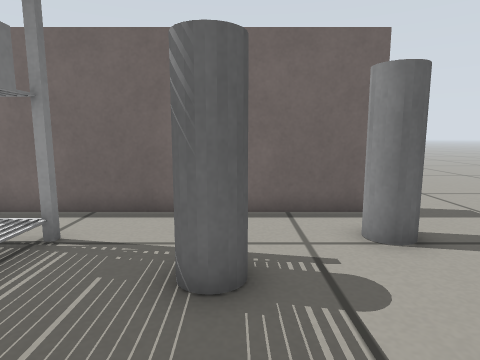
View 1 (above)

12 first-person views from a walk through a robot-simulator world made for Gazebo. The camera is 0.39 m above the floor, tilts 8° down and sees 75° across. The floor is counted in squares, 0.2 m on a side. Each view is taken from the middle of a square. On the plan, view 1 faces up. The plan holds only what a view shows up to about 17 squares ahead; the rest is blank.

View 2
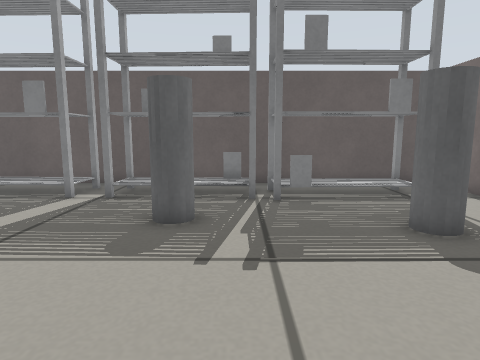

View 3
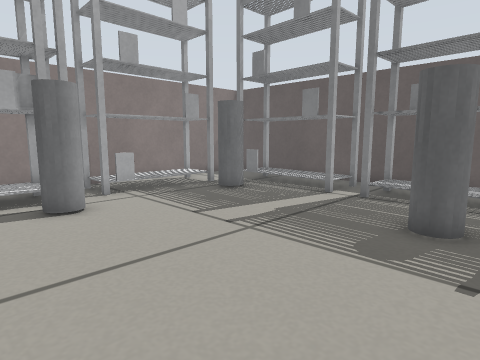

View 4
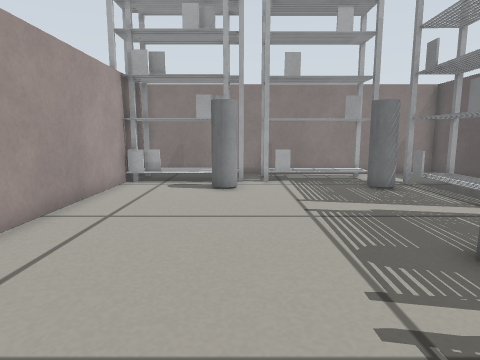

View 5
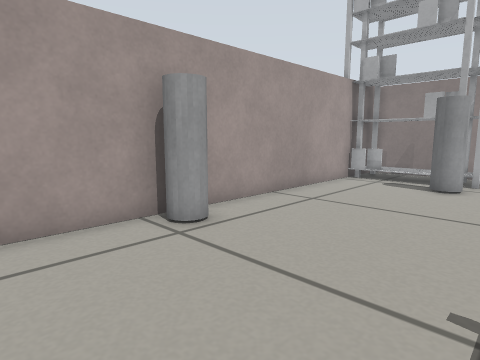

View 6
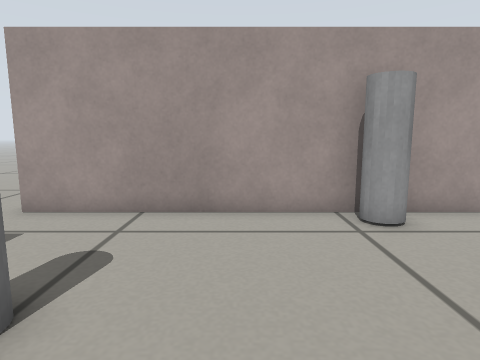

View 7
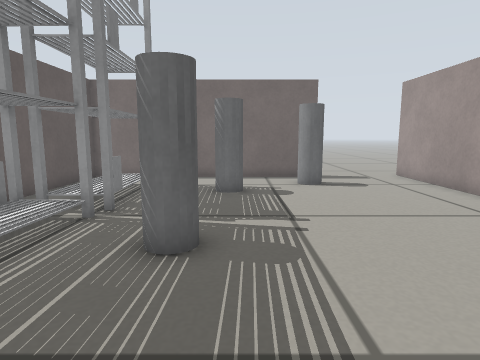

View 8
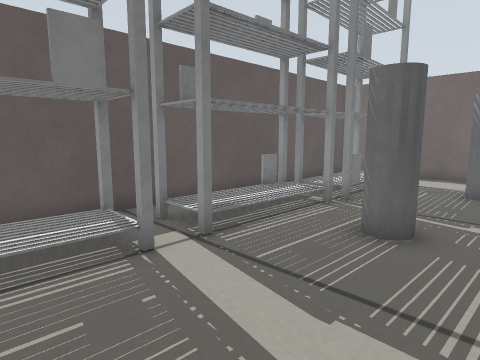

View 9
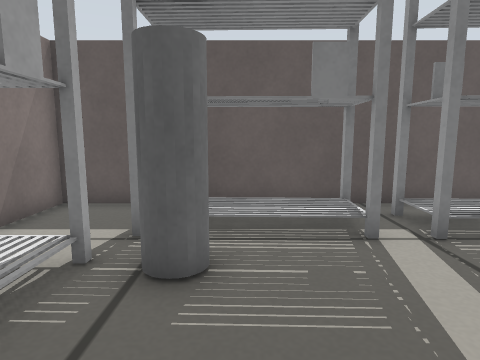

View 10
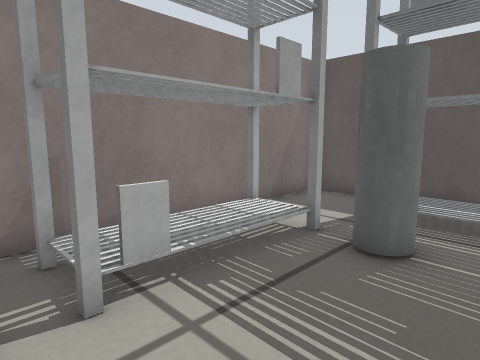

View 11
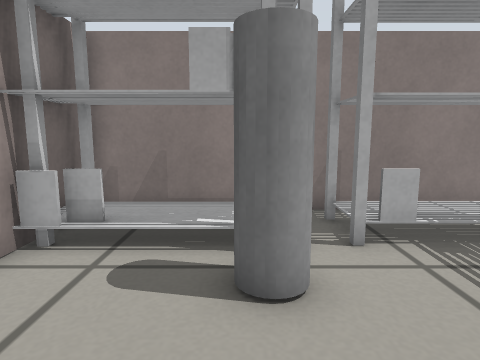

View 12
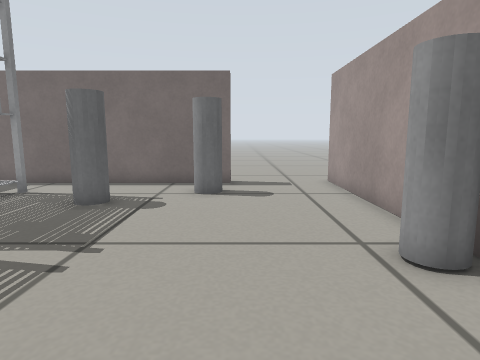

### Floor plan
Points are (right, up) in squares from view 1. A wall is a line through its corners. A room is listed if a view was taken in it or the views show most of it. See-through windows are left out.
Room 1 (views 1, 2, 3, 4, 5, 6, 7, 8, 9, 10, 11, 12)
walls: (3.6, 7.9) (-6.9, 7.9) (-6.9, -13.1) (7.8, -13.1) (7.8, 8.6)
ways out: opening at (5.5, 8)
objects: other object (-6, -10) to (-4, -5); other object (-5, -4) to (-4, 0); other object (-5, 1) to (-4, 6); other object (-3, -12) to (2, -11); grey cylinder (-3, -9) to (-2, -9); grey cylinder (-2, -2) to (-1, -1); grey cylinder (-1, 4) to (0, 4); other object (3, -12) to (3, -11); grey cylinder (3, -9) to (4, -9); grey cylinder (3, 6); other object (4, -12) to (8, -10); grey cylinder (7, -1) to (7, 0)

Where each view was taken, in squares from view 1:
view 1: 0 up, 0 right, facing up
view 2: 0 up, 6 right, facing left
view 3: 0 up, 6 right, facing down-left
view 4: 3 up, 3 right, facing down
view 5: 4 up, 1 right, facing down-right
view 6: 3 up, 0 right, facing right
view 7: 7 down, 0 right, facing up
view 8: 8 down, 1 right, facing up-left
view 9: 8 down, 2 right, facing left
view 10: 7 down, 3 right, facing down-left
view 11: 5 down, 4 right, facing down
view 12: 5 down, 4 right, facing up
